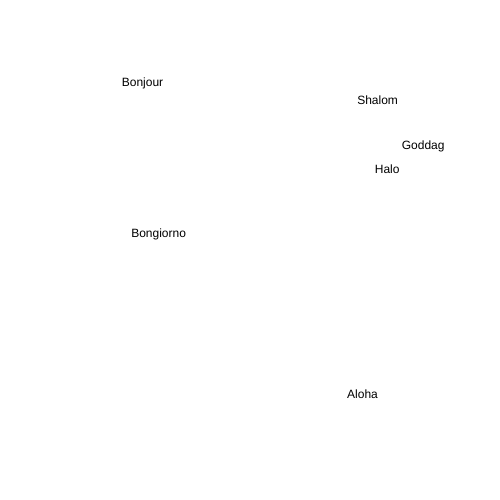
Frame 1 (no input)
Frame 60 (no input): identical to frame 1, image omitted
Frame 120 (the mouse pressed at the canvas centre since frame 60): identical to frame 1, image omitted

The p5.js sketch that drew this single still picture (run headless with seeded random() and noise() and a simulated clock; from frame 60 on, the mouse is pressed at the canvas centre):

// p5.js sketch
// ── sketch.js
//Arrays: Word Display Array
var randomHello = []; //sets it up as blank

 //put in setup so it runs once
function setup()
{
   createCanvas(500,500);
   console.log(randomHello.length);
   //displays length in console: 0
   console.log(typeof (randomHello));
   //displays the type of function: object
   randomHello.push("Hello");
   //.push adds the element to the array
   console.log(randomHello);
   //displays the array, which is
      //[Hello], then the entire array
   console.log(randomHello[0]);
   //displays item 0 in the array: Hello
   console.log(randomHello.length);
   //displays length: 1
   //(only Hello for now)

    randomHello.push("Bongiorno");
    //adds Bonjour to the array
    console.log(randomHello);
    //displays [Hello, Bonjour], the pushed items in the array
    console.log(randomHello[1]);
    //displays item 1 in the array: Bonjour
    console.log(randomHello.length);
    //displays array length, 2: (item 0 and item 1)
    randomHello.push("Halo");
    //adds Halo to the array
    console.log(randomHello);
    //displays current array: [Hello, Bonjour, Halo]
    console.log(randomHello[randomHello.length - 1]);
    //displays array length minus one


    randomHello.push("Bonjour");
    randomHello.push("Aloha");
    randomHello.push("Goddag");
    randomHello.push("Shalom");
    randomHello.push("Sawubona");
    console.log("array, length(8)");
    console.log(randomHello);  //array
    console.log(randomHello.length); //length

    //[ 0=Hello(1), 1=Bongiorno(2), 2=Halo(3) 3=Bonjour(4)
    //  4=Aloha(5), 5=Goddag(6), 6=Shalom(7), 7=Sawubona(8)]
    //  length = 8

    console.log("array. last array item, 8-1=7. length, 8")
    console.log(randomHello);
    console.log(randomHello[randomHello.length - 1]);
    console.log(randomHello.length);

    console.log("shift, removes first item, 'Hello'");
    console.log(randomHello.shift());
    console.log(randomHello)
    //removes the first item in the array
    //displays what it will shift(Hello)

    console.log("pop, removes last item, 'Sawubona'");
    console.log(randomHello.pop());
    console.log(randomHello);
    //removes the last item in the array
    //display what it will pop(Sawubona)

    console.log("sorts array");
    console.log(randomHello.sort());
    //sorts array

    console.log("reverses array");
    console.log(randomHello.reverse());
    //reverses array


    for (var i = 0; i < randomHello.length; i++) {
       text(randomHello[i], random(width), random(height)); }
  }

function draw()
{
}
